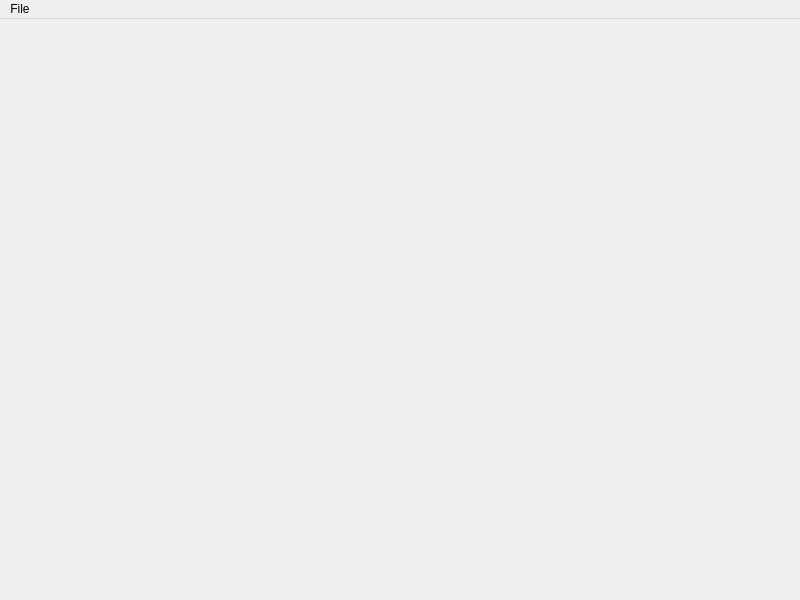
<?xml version="1.0" encoding="UTF-8"?>
<ui version="4.0">
 <class>MainWindow</class>
 <widget class="QMainWindow" name="MainWindow">
  <property name="geometry">
   <rect>
    <x>0</x>
    <y>0</y>
    <width>800</width>
    <height>600</height>
   </rect>
  </property>
  <property name="windowTitle">
   <string>IRWI Tree Inspector</string>
  </property>
  <widget class="QWidget" name="centralwidget">
   <layout class="QHBoxLayout" name="horizontalLayout" stretch=""/>
  </widget>
  <widget class="QMenuBar" name="menubar">
   <property name="geometry">
    <rect>
     <x>0</x>
     <y>0</y>
     <width>800</width>
     <height>19</height>
    </rect>
   </property>
   <widget class="QMenu" name="menuOpen">
    <property name="title">
     <string>File</string>
    </property>
    <addaction name="actionOpen"/>
    <addaction name="actionClose"/>
    <addaction name="separator"/>
    <addaction name="actionExit"/>
   </widget>
   <addaction name="menuOpen"/>
  </widget>
  <action name="actionOpen">
   <property name="text">
    <string>Open</string>
   </property>
  </action>
  <action name="actionExit">
   <property name="text">
    <string>Exit</string>
   </property>
  </action>
  <action name="actionClose">
   <property name="text">
    <string>Close</string>
   </property>
  </action>
 </widget>
 <resources/>
 <connections/>
</ui>
